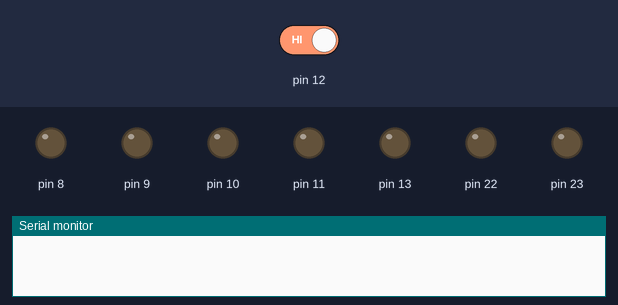
Recording of a sketch running on a simulated Arduino Uno, built with avr-gcc and run on an emulated ATmega328P. Parts: output pins drawn as LEDs (lit = HIGH), the last lines printed to the serial monitor. Dashed ring = blinking. The test bench sets the inputs (shaded band); at power-on: pin 12 HIGH.

Above: at 1.2 s.
1.3 s: pin 12 driven HIGH
At 1.5 s:
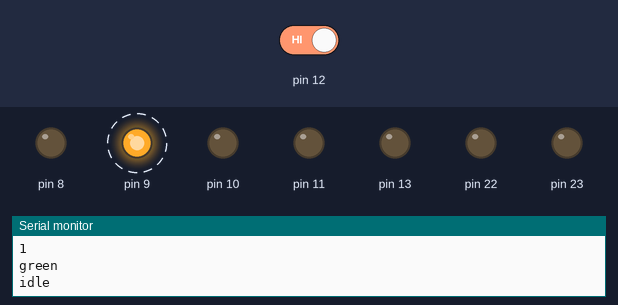
At 2.1 s:
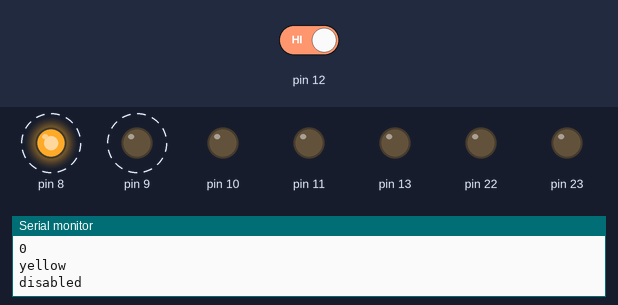
4.3 s: pin 12 driven LOW
At 4.3 s:
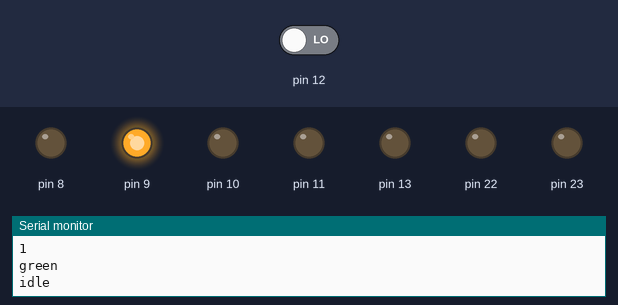
Timing chart, 0 to 7.3 s (numbered marks = the images above; inputs shaded):
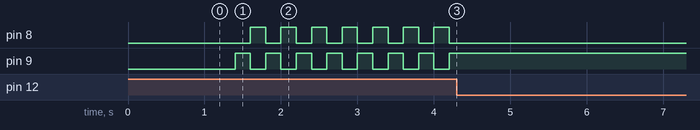

Measured:
- after the input at 1.3 s, pin 8: alternates HIGH for 0.20 s and LOW for 0.20 s, starting after 0.30 s; pin 9: alternates HIGH for 0.20 s and LOW for 0.20 s, starting after 0.10 s
- after the input at 4.3 s, pin 8: stops changing and stays LOW; pin 9: stops changing and stays HIGH

The sketch:

FinalProjectTest.ino
```cpp
#define RDA 0x80
#define TBE 0x20

// UART Pointers
volatile unsigned char *myUCSR0A = (unsigned char *)0x00C0;
volatile unsigned char *myUCSR0B = (unsigned char *)0x00C1;
volatile unsigned char *myUCSR0C = (unsigned char *)0x00C2;
volatile unsigned int  *myUBRR0  = (unsigned int *) 0x00C4;
volatile unsigned char *myUDR0   = (unsigned char *)0x00C6;
// GPIO Pointers
volatile unsigned char *pinB     = (unsigned char*) 0x22;
volatile unsigned char *portB     = (unsigned char*) 0x23;
volatile unsigned char *portDDRB  = (unsigned char*) 0x24;
//ADC
volatile unsigned char* my_ADMUX = (unsigned char*) 0x7C;
volatile unsigned char* my_ADCSRB = (unsigned char*) 0x7B;
volatile unsigned char* my_ADCSRA = (unsigned char*) 0x7A;
volatile unsigned int* my_ADC_DATA = (unsigned int*) 0x78;

//variables
byte in_char;
int waterThresh;
int waterLevel;
int tempThresh;
int temp;
int counter = 0;

//initialize functions

void setup()
{
  //set PB4 to input
  *portDDRB &= 0b11101111;
  // set the rest to output
  *portDDRB |= 0b11101111;
  // set all to LOW
  *portB &= 0x00;
  // Start the UART
  U0Init(9600);
  counter = 0;
  Serial.begin(9600);
}

void loop()
{


  //check on/off, then check levels
  if(*portB & 0x10)
  {
    if(counter == 0)
    {
      counter = 1;
      Serial.print(counter);
      Serial.print('\n');
      //check levels
      if (waterLevel < waterThresh) {
        error();
      }
      else if (temp > tempThresh) {
        isRunning();
      }
      else {
        idle();
      }
    }
    else
    {
      counter = 0;
      Serial.print(counter);
      Serial.print('\n');
      disabled();
    }
  }
  delay(200);
}

//vent position adjustable in all states except for Error

//functions

//display temp and humidity

void displayLCD() {

}

void fan(_Bool var) {
  if (var == true) {
    //fan on
  }
  else {
    //fan off
  }
}

void LED(int var) {

  *portB &= 0x0F;

  switch (var) {
    case 1:
    //turn yellow on
      *portB |= 0b00000001;
      Serial.write("yellow");
      Serial.print('\n');
     break;
    case 2:
    //turn green on
      *portB |= 0b00000010;
      Serial.write("green");
      Serial.print('\n');
     break;
    case 3:
     //turn blue on
      *portB |= 0b00000100;
      Serial.write("blue");
      Serial.print('\n');
     break;
    case 4:
     //turn red on
      *portB |= 0b00001000;
      Serial.write("red");
      Serial.print('\n');
      break;
  }
}

//Disabled
//fan off
//yellow LED ON
//start --> Idle

void disabled() {
  fan(false);
  LED(1);
  Serial.write("disabled");
  Serial.print('\n');
}

//Idle
//fan off
//green LED ON
//temp and humidity displayed on LCD
//stop --> Disabled
//temp > threshold --> Running
//water level =< threshold --> Error

void idle() {
  fan(false);
  displayLCD();
  LED(2);
  Serial.write("idle");
  Serial.print('\n');
}

//Running
//on entry: start fan motor
//on exit: stop fan motor
//blue LED ON
//temp and humidity displayed on LCD
//temp =< threshold --> Idle
//stop --> Disabled
//water level < threshold --> Error

void isRunning() {
  fan(true);
  LED(3);
  Serial.write("running");
  Serial.print('\n');
}

//Error
//display error message: "Water level is too low"
//red LED ON

void error()
{
  LED(4);
  Serial.write("error");
  Serial.print('\n');
}

/*
 * UART FUNCTIONS
 */
void U0Init(int U0baud)
{
 unsigned long FCPU = 16000000;
 unsigned int tbaud;
 tbaud = (FCPU / 16 / U0baud - 1);
 // Same as (FCPU / (16 * U0baud)) - 1;
 *myUCSR0A = 0x20;
 *myUCSR0B = 0x18;
 *myUCSR0C = 0x06;
 *myUBRR0  = tbaud;
}
unsigned char kbhit()
{
  return *myUCSR0A & RDA;
}
unsigned char getChar()
{
  return *myUDR0;
}
void putChar(unsigned char U0pdata)
{
  while((*myUCSR0A & TBE)==0);
  *myUDR0 = U0pdata;
}

//ADC FUNCTIONS
void adc_init()
{
  // setup the A register
  *my_ADCSRA |= 0b10000000; // set bit   7 to 1 to enable the ADC
  *my_ADCSRA &= 0b11011111; // clear bit 5 to 0 to disable the ADC trigger mode
  *my_ADCSRA &= 0b11011111; // clear bit 5 to 0 to disable the ADC interrupt
  *my_ADCSRA &= 0b11011111; // clear bit 5 to 0 to set prescaler selection to slow reading
  // setup the B register
  *my_ADCSRB &= 0b11110111; // clear bit 3 to 0 to reset the channel and gain bits
  *my_ADCSRB &= 0b11111000;  // clear bit 2-0 to 0 to set free running mode
  // setup the MUX Register
  *my_ADMUX  &= 0b01111111; // clear bit 7 to 0 for AVCC analog reference
  *my_ADMUX  |= 0b01000000; // set bit   6 to 1 for AVCC analog reference
  *my_ADMUX  &= 0b11011111; // clear bit 5 to 0 for right adjust result
  *my_ADMUX  &= 0b11100000; // clear bit 4-0 to 0 to reset the channel and gain bits
}
unsigned int adc_read(unsigned char adc_channel_num)
{
  // clear the channel selection bits (MUX 4:0)
  *my_ADMUX  &= 0b11100000;
  // clear the channel selection bits (MUX 5)
  *my_ADCSRB &= 0b11110111;
  // set the channel number
  if(adc_channel_num > 7)
  {
    // set the channel selection bits, but remove the most significant bit (bit 3)
    adc_channel_num -= 8;
    // set MUX bit 5
    *my_ADCSRB |= 0b00001000;
  }
  // set the channel selection bits
  *my_ADMUX  += adc_channel_num;
  // set bit 6 of ADCSRA to 1 to start a conversion
  *my_ADCSRA |= 0x40;
  // wait for the conversion to complete
  while((*my_ADCSRA & 0x40) != 0);
  // return the result in the ADC data register
  return *my_ADC_DATA;
}
void print_int(unsigned int out_num)
{

  // clear a flag (for printing 0's in the middle of numbers)
  unsigned char print_flag = 0;
  // if its greater than 1000
  if(out_num >= 1000)
  {
    // get the 1000's digit, add to '0'
    putChar(out_num / 1000 + '0');
    // set the print flag
    print_flag = 1;
    // mod the out num by 1000
    out_num = out_num % 1000;
  }
  // if its greater than 100 or we've already printed the 1000's
  if(out_num >= 100 || print_flag)
  {
    // get the 100's digit, add to '0'
    putChar(out_num / 100 + '0');
    // set the print flag
    print_flag = 1;
    // mod the output num by 100
    out_num = out_num % 100;
  }
  // if its greater than 10, or we've already printed the 10's
  if(out_num >= 10 || print_flag)
  {
    putChar(out_num / 10 + '0');
    print_flag = 1;
    out_num = out_num % 10;
  }
  // always print the last digit (in case it's 0)
  putChar(out_num + '0');
  // print a newline
  putChar('\n');
}
```
